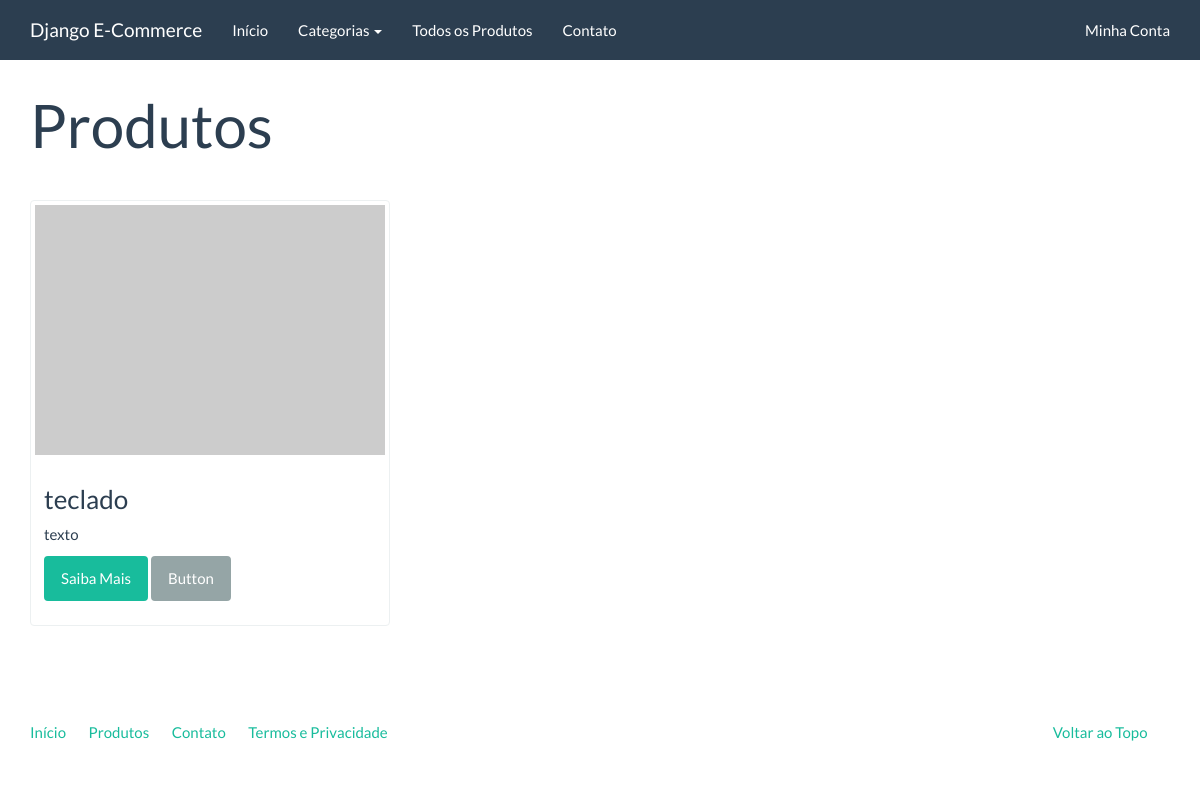
/produtos/, run on an earlier commit of the app's database.
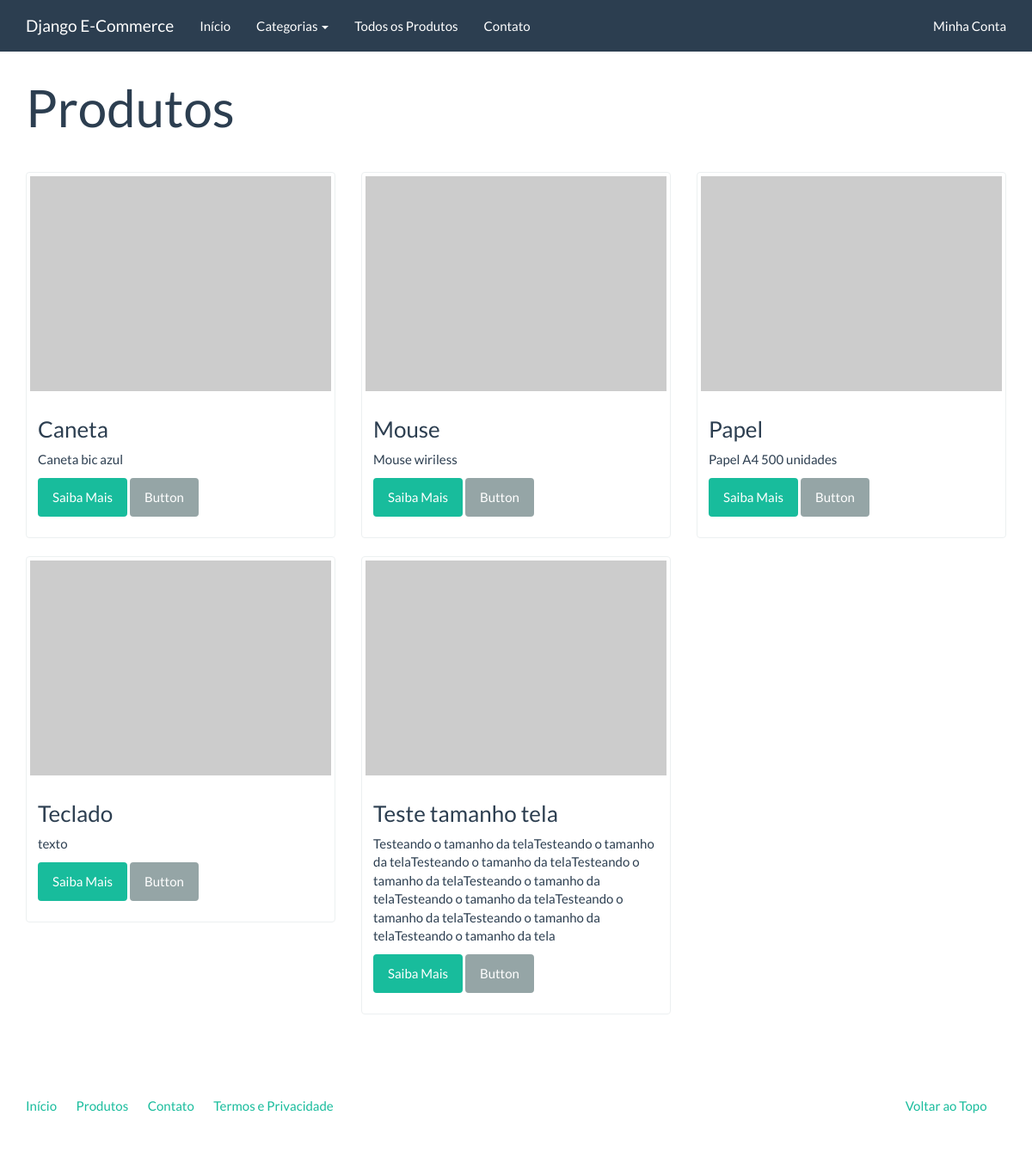
And on a later commit of the database.
### catalog/models.py (models this page shows, shortened)
class Product(models.Model):
    name = models.CharField('Nome', max_length=100)
    slug = models.SlugField('Identificador', max_length=100)
    category = models.ForeignKey('catalog.Category', verbose_name='Categoria', on_delete=models.PROTECT)
    description = models.TextField('Descrição', blank=True)
    price = models.DecimalField('Preço', decimal_places=2, max_digits=10)
    created = models.DateTimeField('Criado em', auto_now_add=True)
    modified = models.DateTimeField('modificado em', auto_now=True)
    class Meta:
        verbose_name = 'Produto'
        verbose_name_plural = 'Produtos'
        ordering = ['name']

### catalog/views.py (the view)
# urls.py: path('produtos/', product_list, name='product_list'),
def product_list(request):
    products = Product.objects.all()
    return render(request, 'catalog/product_list.html',{"products": products} )

### catalog/context_processors.py (called while the page is built)
def categories(request):
    return {
        'categories': Category.objects.all()
    }

### catalog/models.py (called while the page is built)
    def __str__(self):
        return self.name

### catalog/templates/catalog/product_list.html (shortened to what this page needs)
{% extends "base.html" %}
{% block container %}
<div class="page-header">
    <h1>Produtos</h1>
</div>
<div class="row">
    {% for product in products %}
    <div class="col-sm-6 col-md-4">
        <div class="thumbnail">
            <a href="{% url 'produto_unitario' product.slug %}">
                <img src="http://placehold.it/350x250" alt="" />
            </a>
            <div class="caption">
                <h3>{{ product.name }}</h3>
                <p>{{ product.description |linebreaks }}</p>
                <p><a href="{% url 'produto_unitario' product.slug %}" class="btn btn-success" role="button">Saiba Mais</a> <a href="#" class="btn btn-default" role="button">Button</a></p>
            </div>
        </div>
    </div>
    {%endfor%}
</div>
{% endblock %}

### core/templates/base.html (shortened to what this page needs)
{% load static %}
<!DOCTYPE html>
<html lang="en">
<head>
	<link rel="stylesheet" href="{% static 'assets/bootstrap.min.css' %}" media="screen" />
	<link rel="stylesheet" href="{% static 'assets/custom.min.css' %}" media="screen" />
</head>
<body>
    <div class="navbar navbar-default navbar-fixed-top">
      <div class="container">
        <div class="navbar-header">
          <a href="" class="navbar-brand">Django E-Commerce</a>
        </div>
        <div class="navbar-collapse collapse" id="navbar-main">
          <ul class="nav navbar-nav">
            <li>
              <a href="{% url 'index' %}">Início</a>
            </li>
            <li class="dropdown">
              <a class="dropdown-toggle" data-toggle="dropdown" href="#" id="download">Categorias <span class="caret"></span></a>
            </li>
            <li>
              <a href="{% url 'product_list' %}">Todos os Produtos</a>
            </li>
			<li>
				<a href="{% url 'contato' %}">Contato</a>
			</li>
          </ul>
          <ul class="nav navbar-nav navbar-right">
            <li><a href="#">Minha Conta</a></li>
          </ul>
        </div>
      </div>
    </div>
    <div class="container">
		{% block container %}{% endblock %}
		<footer>
			<div class="row">
			  <div class="col-lg-12">
			    <ul class="list-unstyled">
			      <li class="pull-right"><a href="#top">Voltar ao Topo</a></li>
			      <li><a href="{% url 'index' %}">Início</a></li>
			      <li><a href="{% url 'product_list' %}">Produtos</a></li>
			      <li><a href="{% url 'contato' %}">Contato</a></li>
			      <li><a href="">Termos e Privacidade</a></li>
			    </ul>
			  </div>
			</div>
		</footer>
	</div>
</body>
</html>

What changed in the data, as far as the page shows it:
added Product: name "Caneta", description "Caneta bic azul"
added Product: name "Mouse", description "Mouse wiriless"
added Product: name "Papel", description "Papel A4 500 unidades"
changed Product "texto": name "teclado" → "Teclado"
added Product: name "Teste tamanho tela", description "Testeando o tamanho da telaTesteando o tamanho da telaTesteando o tamanho da telaTesteando o tamanho da telaTesteando o tamanho da telaTesteando o tamanho da telaTesteando o tamanho da telaTesteando o tamanho da telaTesteando o tamanho da tela"
